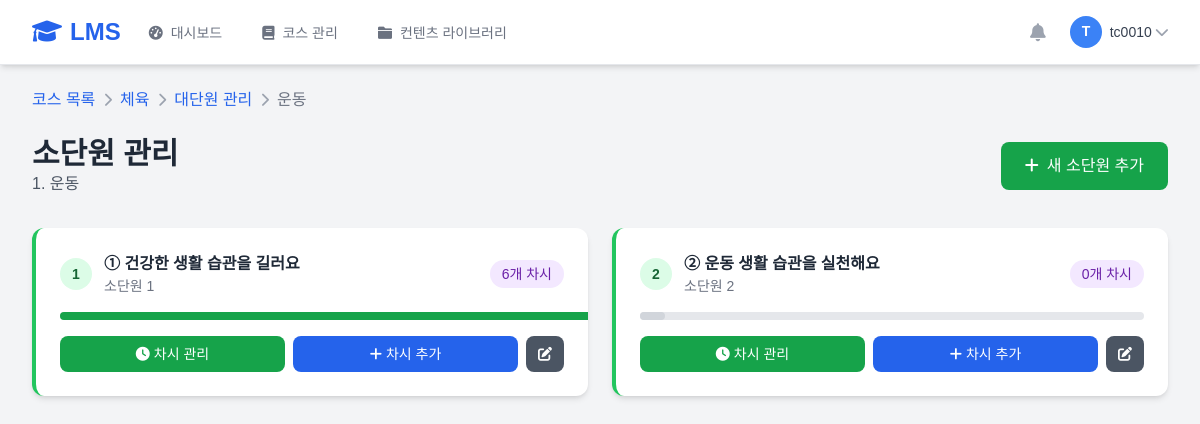
Screenshot of /teacher/chapters/1/subchapters/ (signed in) with the database file from the repository.
### teacher/models.py (models this page shows, shortened)
class Course(models.Model):
    subject_name = models.CharField('과목명', max_length=100)
    target = models.CharField('대상', max_length=100)
    description = models.TextField('설명', blank=True)
    teacher = models.ForeignKey(Teacher, on_delete=models.CASCADE, verbose_name='담당교사')
    is_active = models.BooleanField('활성화', default=True)
    created_at = models.DateTimeField('생성일', auto_now_add=True)
    updated_at = models.DateTimeField('수정일', auto_now=True)
    class Meta:
        verbose_name = '코스'
        verbose_name_plural = '코스'
        ordering = ['-created_at']

class Chapter(models.Model):
    subject = models.ForeignKey(Course, on_delete=models.CASCADE, verbose_name='코스', related_name='chapters')
    chapter_title = models.CharField('대단원명', max_length=200)
    chapter_order = models.PositiveIntegerField('순서', default=1)
    description = models.TextField('설명', blank=True)
    created_at = models.DateTimeField('생성일', auto_now_add=True)
    updated_at = models.DateTimeField('수정일', auto_now=True)
    class Meta:
        verbose_name = '대단원'
        verbose_name_plural = '대단원'
        ordering = ['subject', 'chapter_order']
        unique_together = ['subject', 'chapter_order']

class SubChapter(models.Model):
    subject = models.ForeignKey(Course, on_delete=models.CASCADE, verbose_name='코스')
    chapter = models.ForeignKey(Chapter, on_delete=models.CASCADE, verbose_name='대단원', related_name='subchapters')
    sub_chapter_title = models.CharField('소단원명', max_length=200)
    sub_chapter_order = models.PositiveIntegerField('순서', default=1)
    description = models.TextField('설명', blank=True)
    created_at = models.DateTimeField('생성일', auto_now_add=True)
    updated_at = models.DateTimeField('수정일', auto_now=True)
    class Meta:
        verbose_name = '소단원'
        verbose_name_plural = '소단원'
        ordering = ['chapter', 'sub_chapter_order']
        unique_together = ['chapter', 'sub_chapter_order']

### teacher/courses.py (the view)
# urls.py: path('chapters/<int:chapter_id>/subchapters/', courses.subchapter_list_view, name='subchapter_list'),
@login_required
@teacher_required
def subchapter_list_view(request, chapter_id):
    teacher = request.user.teacher
    chapter = get_object_or_404(Chapter, id=chapter_id, subject__teacher=teacher)
    subchapters = SubChapter.objects.filter(chapter=chapter).annotate(
        chasi_count=Count('chasis')
    ).order_by('sub_chapter_order')
    context = {
        'chapter': chapter,
        'course': chapter.subject,
        'subchapters': subchapters,
    }
    return render(request, 'teacher/courses/subchapters/list.html', context)

### templates/teacher/courses/subchapters/list.html (shortened to what this page needs)
{% extends 'teacher/base.html' %}
{% block content %}
<div class="max-w-6xl mx-auto">
    <nav class="flex mb-6" aria-label="Breadcrumb">
        <ol class="flex items-center space-x-2">
            <li><a href="{% url 'teacher:course_list' %}" class="text-blue-600 hover:text-blue-800">코스 목록</a></li>
            <li><i class="fas fa-chevron-right text-gray-400 text-sm"></i></li>
            <li><a href="{% url 'teacher:course_detail' course.id %}" class="text-blue-600 hover:text-blue-800">{{ course.subject_name }}</a></li>
            <li><i class="fas fa-chevron-right text-gray-400 text-sm"></i></li>
            <li><a href="{% url 'teacher:chapter_list' course.id %}" class="text-blue-600 hover:text-blue-800">대단원 관리</a></li>
            <li><i class="fas fa-chevron-right text-gray-400 text-sm"></i></li>
            <li class="text-gray-500">{{ chapter.chapter_title }}</li>
        </ol>
    </nav>
    <div class="mb-8">
        <div class="flex items-center justify-between mb-4">
            <div>
                <h1 class="text-3xl font-bold text-gray-800">소단원 관리</h1>
                <p class="text-gray-600">{{ chapter.chapter_order }}. {{ chapter.chapter_title }}</p>
            </div>
            <a href="{% url 'teacher:subchapter_create' chapter.id %}"
               class="bg-green-600 text-white px-6 py-3 rounded-lg hover:bg-green-700 transition duration-200">
                <i class="fas fa-plus mr-2"></i>새 소단원 추가
            </a>
        </div>
    </div>
    {% if subchapters %}
    <div class="grid grid-cols-1 md:grid-cols-2 gap-6">
        {% for subchapter in subchapters %}
        <div class="bg-white rounded-xl shadow-md border-l-4 border-green-500 overflow-hidden">
            <div class="p-6">
                <div class="flex items-center justify-between mb-4">
                    <div class="flex items-center">
                        <div class="bg-green-100 text-green-800 rounded-full w-8 h-8 flex items-center justify-center text-sm font-bold mr-3">
                            {{ subchapter.sub_chapter_order }}
                        </div>
                        <div>
                            <h3 class="font-semibold text-gray-800">{{ subchapter.sub_chapter_title }}</h3>
                            <p class="text-gray-500 text-sm">소단원 {{ subchapter.sub_chapter_order }}</p>
                        </div>
                    </div>
                    <span class="bg-purple-100 text-purple-800 px-3 py-1 rounded-full text-sm">
                        {{ subchapter.chasi_count }}개 차시
                    </span>
                </div>
                <div class="mb-4">
                    <div class="w-full bg-gray-200 rounded-full h-2">
                        {% if subchapter.chasi_count > 0 %}
                        <div class="bg-green-600 h-2 rounded-full" style="width: {% widthratio subchapter.chasi_count 5 100 %}%"></div>
                        {% else %}
                        <div class="bg-gray-300 h-2 rounded-full" style="width: 5%"></div>
                        {% endif %}
                    </div>
                </div>
                <div class="flex space-x-2">
                    <a href="{% url 'teacher:chasi_list' subchapter.id %}"
                       class="flex-1 bg-green-600 text-white text-center py-2 px-3 rounded-lg hover:bg-green-700 transition duration-200 text-sm">
                        <i class="fas fa-clock mr-1"></i>차시 관리
                    </a>
                    <a href="{% url 'teacher:chasi_create' subchapter.id %}"
                       class="flex-1 bg-blue-600 text-white text-center py-2 px-3 rounded-lg hover:bg-blue-700 transition duration-200 text-sm">
                        <i class="fas fa-plus mr-1"></i>차시 추가
                    </a>
                    <a href="{% url 'teacher:subchapter_edit' subchapter.id %}"
                       class="bg-gray-600 text-white py-2 px-3 rounded-lg hover:bg-gray-700 transition duration-200 text-sm">
                        <i class="fas fa-edit"></i>
                    </a>
                </div>
            </div>
        </div>
        {% endfor %}
    </div>
    {% endif %}
</div>
{% endblock %}

### templates/teacher/base.html (shortened to what this page needs)
<!DOCTYPE html>
<html lang="ko">
<head>
    <script src="https://cdn.tailwindcss.com?plugins=forms,typography,aspect-ratio,line-clamp"></script>
    <link rel="stylesheet" href="https://cdnjs.cloudflare.com/ajax/libs/font-awesome/6.0.0/css/all.min.css">
</head>
<body class="bg-gray-100">
    <nav class="bg-white shadow-md border-b border-gray-200 fixed w-full top-0 z-50">
        <div class="max-w-7xl mx-auto px-4 sm:px-6 lg:px-8">
            <div class="flex justify-between h-16">
                <div class="flex items-center">
                    <div class="flex-shrink-0">
                        <a href="{% url 'teacher:dashboard' %}" class="text-2xl font-bold text-blue-600">
                            <i class="fas fa-graduation-cap mr-2"></i>LMS
                        </a>
                    </div>
                    <div class="hidden md:ml-6 md:flex md:space-x-8">
                        <a href="{% url 'teacher:dashboard' %}"
                           class="{% if 'dashboard' in request.resolver_match.url_name %}border-blue-500 text-gray-900{% else %}border-transparent text-gray-500 hover:text-gray-700 hover:border-gray-300{% endif %} inline-flex items-center px-1 pt-1 border-b-2 text-sm font-medium">
                            <i class="fas fa-tachometer-alt mr-2"></i>대시보드
                        </a>
                        <a href="{% url 'teacher:course_dashboard' %}"
                           class="{% if 'course' in request.resolver_match.url_name %}border-blue-500 text-gray-900{% else %}border-transparent text-gray-500 hover:text-gray-700 hover:border-gray-300{% endif %} inline-flex items-center px-1 pt-1 border-b-2 text-sm font-medium">
                            <i class="fas fa-book mr-2"></i>코스 관리
                        </a>
                        <a href="{% url 'teacher:contents_list' %}"
                           class="{% if 'contents_list' in request.resolver_match.url_name %}border-blue-500 text-gray-900{% else %}border-transparent text-gray-500 hover:text-gray-700 hover:border-gray-300{% endif %} inline-flex items-center px-1 pt-1 border-b-2 text-sm font-medium">
                            <i class="fas fa-folder mr-2"></i>컨텐츠 라이브러리
                        </a>
                    </div>
                </div>
                <div class="flex items-center">
                    <div class="flex items-center space-x-4">
                        <button class="p-2 text-gray-400 hover:text-gray-500">
                            <i class="fas fa-bell text-lg"></i>
                        </button>
                        <div class="relative">
                            <button class="flex items-center text-sm rounded-full focus:outline-none focus:ring-2 focus:ring-offset-2 focus:ring-blue-500"
                                    id="user-menu-button" onclick="toggleUserMenu()">
                                <img class="h-8 w-8 rounded-full bg-blue-500 flex items-center justify-center text-white font-bold"
                                     alt="{{ user.get_full_name }}">
                                <span class="ml-2 text-gray-700">{{ user.get_full_name|default:user.username }}</span>
                                <i class="fas fa-chevron-down ml-1 text-gray-400"></i>
                            </button>
                        </div>
                    </div>
                </div>
            </div>
        </div>
    </nav>
    <main class="pt-16 min-h-screen">
        <div class="max-w-7xl mx-auto py-6 px-4 sm:px-6 lg:px-8">
            {% block content %}{% endblock %}
        </div>
    </main>
        </body>
        </html>

### rows the page displays
Course: subject_name "체육"
Chapter: chapter_title "운동", chapter_order "1"
SubChapter: sub_chapter_order "1", sub_chapter_title "① 건강한 생활 습관을 길러요", chasi_count "6"
SubChapter: sub_chapter_order "2", sub_chapter_title "② 운동 생활 습관을 실천해요", chasi_count "0"

### other values shown
{{ user.get_full_name|default:user.username }} "tc0010"
